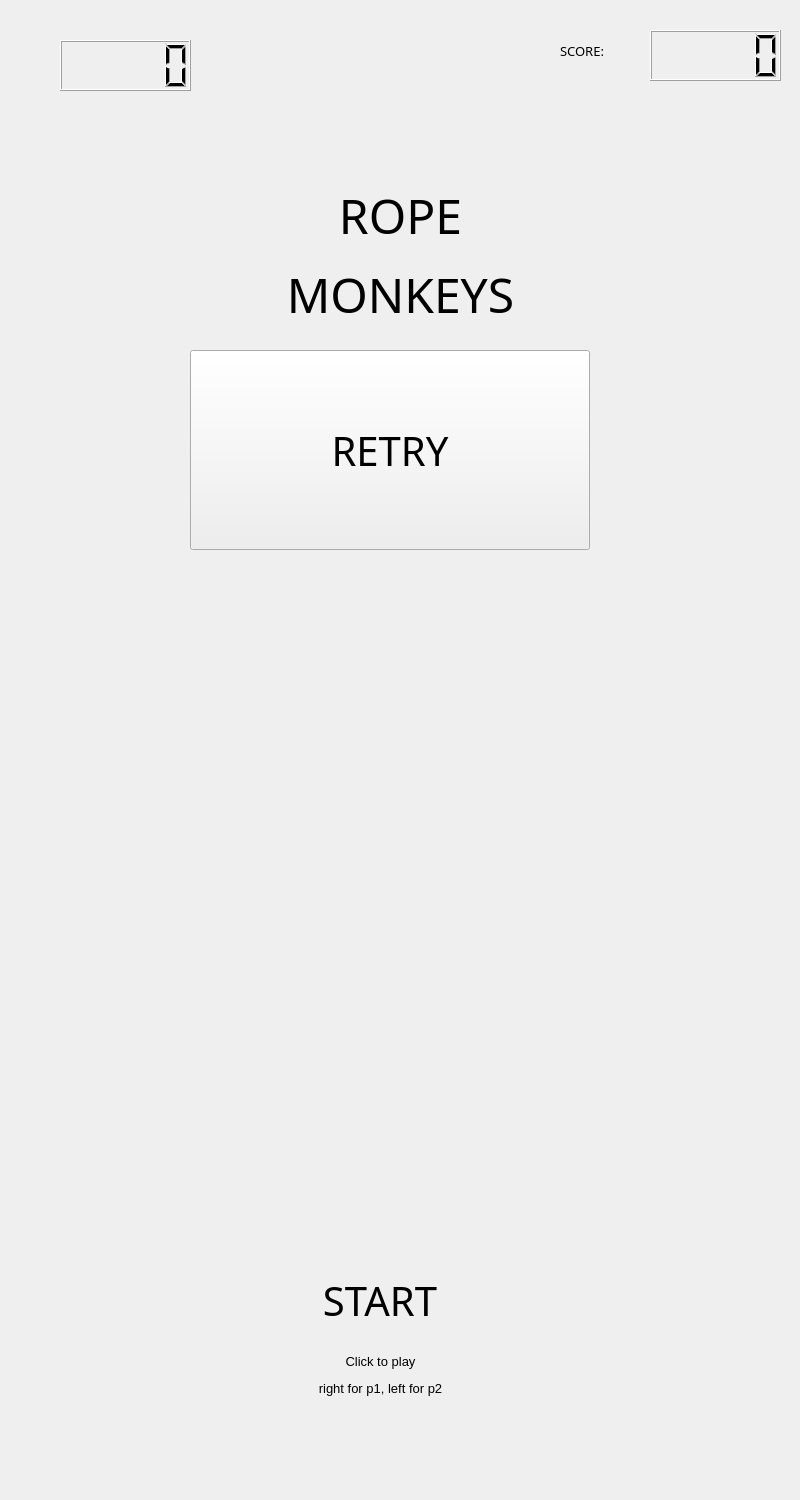
<?xml version="1.0" encoding="UTF-8"?>
<ui version="4.0">
 <class>Widget</class>
 <widget class="QWidget" name="Widget">
  <property name="geometry">
   <rect>
    <x>0</x>
    <y>0</y>
    <width>800</width>
    <height>1500</height>
   </rect>
  </property>
  <property name="windowTitle">
   <string>Widget</string>
  </property>
  <widget class="QPushButton" name="startButton">
   <property name="geometry">
    <rect>
     <x>130</x>
     <y>1200</y>
     <width>500</width>
     <height>200</height>
    </rect>
   </property>
   <property name="font">
    <font>
     <family>Algerian</family>
     <pointsize>30</pointsize>
     <weight>50</weight>
     <bold>false</bold>
    </font>
   </property>
   <property name="text">
    <string>START</string>
   </property>
   <property name="flat">
    <bool>true</bool>
   </property>
  </widget>
  <widget class="QPushButton" name="replayButton">
   <property name="geometry">
    <rect>
     <x>190</x>
     <y>350</y>
     <width>400</width>
     <height>200</height>
    </rect>
   </property>
   <property name="font">
    <font>
     <family>Algerian</family>
     <pointsize>30</pointsize>
     <weight>50</weight>
     <bold>false</bold>
    </font>
   </property>
   <property name="text">
    <string>RETRY</string>
   </property>
  </widget>
  <widget class="QLCDNumber" name="lcdNumber">
   <property name="geometry">
    <rect>
     <x>60</x>
     <y>40</y>
     <width>131</width>
     <height>51</height>
    </rect>
   </property>
   <property name="font">
    <font>
     <family>Britannic Bold</family>
     <pointsize>20</pointsize>
     <weight>75</weight>
     <bold>true</bold>
    </font>
   </property>
  </widget>
  <widget class="QLabel" name="label">
   <property name="geometry">
    <rect>
     <x>20</x>
     <y>10</y>
     <width>80</width>
     <height>80</height>
    </rect>
   </property>
   <property name="text">
    <string/>
   </property>
  </widget>
  <widget class="QLCDNumber" name="marklcd">
   <property name="geometry">
    <rect>
     <x>650</x>
     <y>30</y>
     <width>131</width>
     <height>51</height>
    </rect>
   </property>
  </widget>
  <widget class="QLabel" name="label_2">
   <property name="geometry">
    <rect>
     <x>560</x>
     <y>20</y>
     <width>91</width>
     <height>61</height>
    </rect>
   </property>
   <property name="font">
    <font>
     <family>Algerian</family>
     <pointsize>10</pointsize>
     <weight>50</weight>
     <bold>false</bold>
    </font>
   </property>
   <property name="text">
    <string>SCORE:</string>
   </property>
  </widget>
  <widget class="QLabel" name="label_3">
   <property name="geometry">
    <rect>
     <x>130</x>
     <y>110</y>
     <width>541</width>
     <height>291</height>
    </rect>
   </property>
   <property name="font">
    <font>
     <family>Algerian</family>
     <pointsize>36</pointsize>
    </font>
   </property>
   <property name="text">
    <string>&lt;html&gt;&lt;head/&gt;&lt;body&gt;&lt;p align=&quot;center&quot;&gt;ROPE&lt;/p&gt;&lt;p align=&quot;center&quot;&gt;MONKEYS&lt;/p&gt;&lt;/body&gt;&lt;/html&gt;</string>
   </property>
  </widget>
  <widget class="QLabel" name="label_4">
   <property name="geometry">
    <rect>
     <x>160</x>
     <y>1290</y>
     <width>441</width>
     <height>171</height>
    </rect>
   </property>
   <property name="font">
    <font>
     <family>Arial</family>
     <pointsize>10</pointsize>
    </font>
   </property>
   <property name="layoutDirection">
    <enum>Qt::LeftToRight</enum>
   </property>
   <property name="text">
    <string>&lt;html&gt;&lt;head/&gt;&lt;body&gt;&lt;p align=&quot;center&quot;&gt;Click to play&lt;/p&gt;&lt;p align=&quot;center&quot;&gt;right for p1, left for p2&lt;/p&gt;&lt;/body&gt;&lt;/html&gt;</string>
   </property>
  </widget>
 </widget>
 <resources/>
 <connections/>
</ui>
